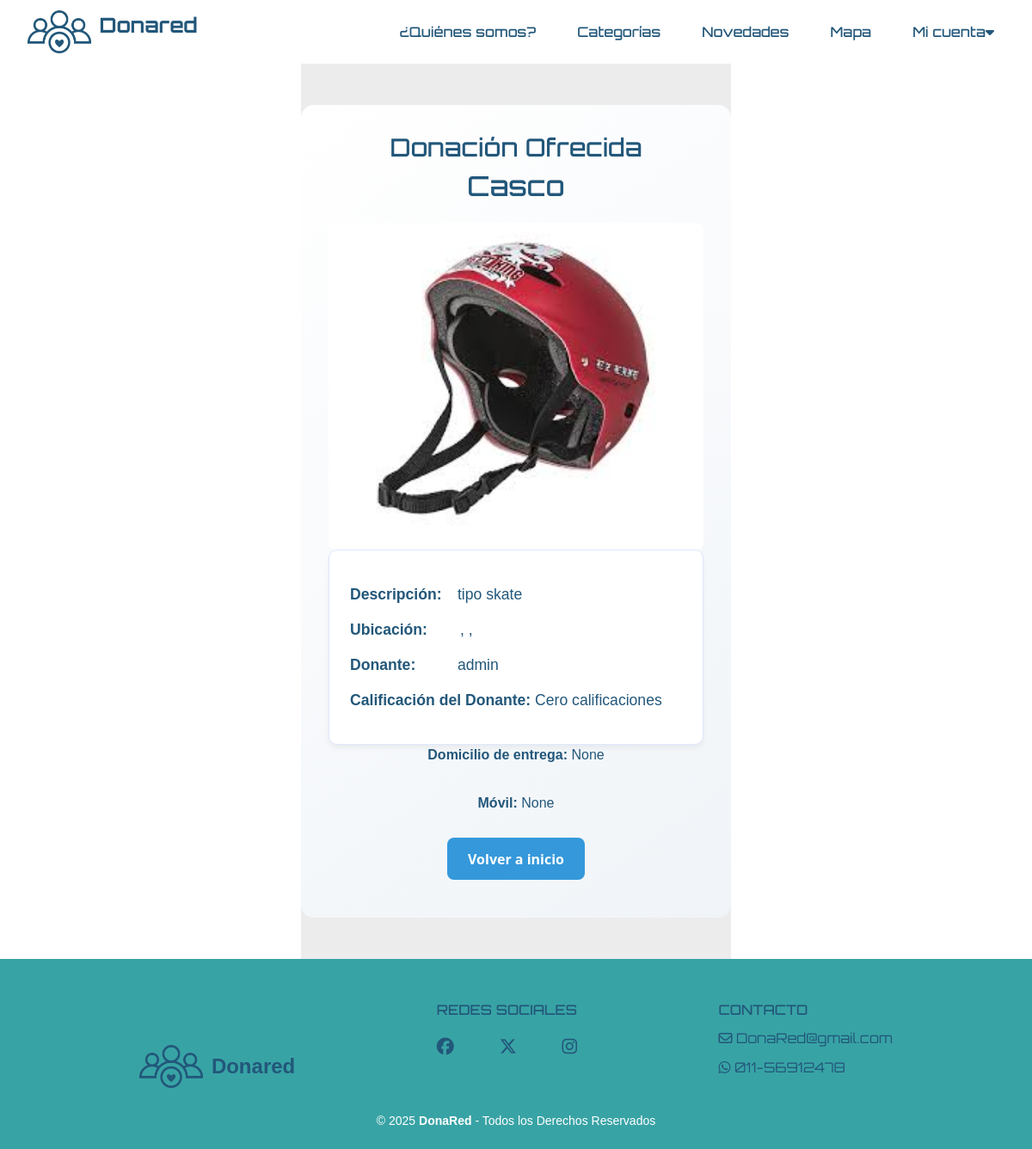
The app's page /12/ (signed in) with its own data.
### donaredapp/models.py (models this page shows, shortened)
class Item(models.Model):
    nombre = models.CharField(max_length=100)
    descripcion = models.TextField(max_length=500)
    categoria = models.ForeignKey(Categoria, on_delete=models.CASCADE)
    fecha_creacion = models.DateTimeField(auto_now_add=True)
    usuario = models.ForeignKey(
        User,
        on_delete=models.CASCADE,
        related_name='items',
        null=True,
    )
    imagen = models.ImageField(upload_to='items/', null=True, blank=True, default='items/sin_imagen.png')
    domicilio = models.CharField(max_length=255, null=True, blank=True)
    activo = models.BooleanField(default=True)
    latitude = models.DecimalField(max_digits=9, decimal_places=6, null=True, blank=True)
    longitude = models.DecimalField(max_digits=9, decimal_places=6, null=True, blank=True)

class Profile(models.Model):
    user = models.OneToOneField(User, on_delete=models.CASCADE)
    movil = PhoneNumberField(blank=True, null=True, region='AR')
    validado = models.BooleanField(default=False)

### donaredapp/views.py (the view, shortened to what this page needs)
# urls.py: path('<int:item_id>/', views.tarjeta, name='tarjeta'),
def tarjeta(request, item_id):
    storage = messages.get_messages(request)
    for _ in storage:
        pass  # just iterating over them clears them
    try:
        item = Item.objects.get(pk=item_id)
    except Item.DoesNotExist:
        raise Http404("No se encontró el item con ID %s." % item_id)
    solicitud_aceptada = False
    has_solicitud = False
    if request.user.is_authenticated and request.user != item.usuario:
        solicitud_aceptada = Solicitud.objects.filter(
            item=item,
            beneficiario=request.user,
            estado='ACEPTADA'
        ).exists()
        has_solicitud = Solicitud.objects.filter(
            item=item,
            beneficiario=request.user
        ).exists()
    promedio_calificacion_donante = get_promedio_calificaciones(item.usuario)
    total_resenas_donante = Resena.objects.filter(solicitud__donante=item.usuario).count()
    context = {
        'item': item,
        'solicitud_aceptada': solicitud_aceptada,
        'has_solicitud': has_solicitud,
        'promedio_calificacion_donante': promedio_calificacion_donante,
        'total_resenas_donante': total_resenas_donante,
    }
    return render(request, "donaredapp/tarjeta.html", context)

### donaredapp/views.py (called while the page is built)
def get_promedio_calificaciones(usuario):
    resenas = Resena.objects.filter(solicitud__donante=usuario, estado='approved')
    promedio = resenas.aggregate(Avg('calificacion'))['calificacion__avg']
    return promedio if promedio is not None else 0

### donaredapp/templates/donaredapp/tarjeta.html (shortened to what this page needs)
{% extends 'donaredapp/base.html' %}
{% load static %}
{% block content %}
<main class="container py-5">
    <div class="item-detalle">
        <div class="item-header">
            <h2>Donación Ofrecida</h2>
        </div>
        {% if item %}
            <h2 class="text-center mb-4">{{ item.nombre }}</h2>
            {% if item.imagen %}
            <div class="item-imagen">
                <img src="{{ item.imagen.url }}" alt="Imagen de {{ item.nombre }}" class="img-fluid">
            </div>
            {% endif %}
            <div class="item-info">
                <p><strong>Descripción:</strong> {{ item.descripcion }}</p>
                <p class="domicilio-simplificado">
                    <strong>Ubicación:</strong>
                    {% with domicilio_parts=item.domicilio.split %}
                        {{ domicilio_parts.0 }} {{ domicilio_parts.1 }}, {{ domicilio_parts.2 }}, {{ domicilio_parts.3 }}
                    {% endwith %}
                </p>
                <p><strong>Donante:</strong>
                    {% if item.usuario %}
                        <a href="{% url 'donaredapp:perfil_donante' username=item.usuario.username %}">{{ item.usuario.username }}</a>
                    {% else %}
                        Donante no disponible
                    {% endif %}
                </p>
                <p>
                    <strong>Calificación del Donante:</strong>
                    {% if total_resenas_donante > 0 %}
                        <span class="rating">
                            {% for i in "12345" %}
                                {% if forloop.counter <= promedio_calificacion_donante %}
                                    ★
                                {% else %}
                                    ☆
                                {% endif %}
                            {% endfor %}
                        </span>
                        ({{ promedio_calificacion_donante|floatformat:1 }} de 5 estrellas - {{ total_resenas_donante }} reseñas)
                    {% else %}
                        Cero calificaciones
                    {% endif %}
                </p>
            </div>
            <div class="btn-container">
                {% if user.is_authenticated %}
                    {% if user == item.usuario %}
                    <a href="{% url 'donaredapp:editar_item' item_id=item.id %}" class="btn btn-outline-primary">Editar</a>
                    <a href="{% url 'donaredapp:ocultar_item' item_id=item.id %}" class="btn btn-outline-danger">Dar de baja</a>
                    {% else %}
                        {% if solicitud_aceptada %}
                        <p class="text-center w-100"><strong>Domicilio de entrega: </strong> {{ item.domicilio }}</p>
                        <p class="text-center w-100"><strong>Móvil: </strong> {{ item.usuario.profile.movil }}</p>
                        {% elif not user.profile.validado %}
                        <p class="text-center w-100">Necesitas validar tu cuenta para contactar al donante</p>
                        {% endif %}
                    {% endif %}
                {% else %}
                <p class="text-center w-100">
                    <a href="{% url 'donaredapp:registro' %}" class="btn btn-primary">Regístrate para contactar al donante</a>
                </p>
                {% endif %}
            </div>
        {% else %}
            <p class="text-center">No existe ese item.</p>
        {% endif %}
        <div class="btn-container">
            <a href="{% url 'donaredapp:index' %}" class="btn btn-primary">Volver a inicio</a>
        </div>
    </div>
</main>
{% endblock %}

### donaredapp/static/donaredapp/style.css (style rules this page uses)
html, body { max-width: 100vw; overflow-x: hidden; }
body { background-color: #ffffff; color: #22577A; margin: 0 ; padding: 0; box-sizing: border-box; }
h1, h2, h3 { font-family: 'Orbitron', sans-serif; }
p { font-family: 'helvetica', sans-serif; }
a { text-decoration: none; color: inherit; }
.container, .py-5 { max-width: 500px; display: flex; flex-wrap: wrap; justify-content: center; align-items: flex-start; padding: 2rem 0; background: #ececec; }
.item-detalle { max-width: 800px; padding: 2rem; background: linear-gradient(145deg, #ffffff, #f0f4f8); border-radius: 15px; transition: transform 0.3s ease, box-shadow 0.3s ease; }
.item-header h2, .item-info h2, .donante-info h3 { color: #22577A; font-size: 1.8rem; text-align: center; }
.item-imagen img { max-width: 100%; width: 600px; height: 380px; object-fit: contain; background: #fff; border-radius: 8px; transition: transform 0.3s ease; display: inline-block; }
.item-info, .donante-info { background: #ffffff; padding: 1.5rem; border-radius: 10px; box-shadow: 0 4px 6px rgba(0, 0, 0, 0.05); border: 1px solid #e0e7ff; }
.item-info p, .donante-info p { margin: 0.8rem 0; color: #22577A; font-size: 1.1rem; line-height: 1.6; }
.item-info strong, .donante-info strong { color: #22577A; font-weight: 600; display: inline-block; min-width: 120px; }
.btn-container { display: flex; gap: 1rem; justify-content: center; flex-wrap: wrap; }
.btn { padding: 0.8rem 1.5rem; border-radius: 8px; font-weight: 600; transition: all 0.3s ease; text-decoration: none; display: inline-block; }
.btn-primary, .btn-outline-primary { background: #22577A; color: white; }
.domicilio-simplificado { display: flex; align-items: center; gap: 0.5rem; color: #22577A; }
.btn-primary { background-color: #22577A; color: #fff; border: none; padding: 10px 28px; border-radius: 4px; font-size: 1rem; font-weight: bold; margin-top: 12px; transition: background 0.2s, color 0.2s; }
.btn { padding: 0.8rem 1rem; border-radius: 8px; font-weight: 600; transition: all 0.3s ease; text-decoration: none; display: inline-block; cursor: pointer; border: none; margin: 12px 0; }
.btn-primary { background-color: #22577A; color: white; }
.btn { padding: 0.8rem 1.5rem; border-radius: 8px; font-weight: 600; transition: all 0.3s ease; text-decoration: none; display: inline-block; cursor: pointer; border: none; }
.btn-primary { background-color: #3498db; color: white; }

### records on screen
Item: nombre "Casco", imagen (picture), descripcion "tipo skate", usuario.username "admin", domicilio "None", usuario.profile.movil "None"
